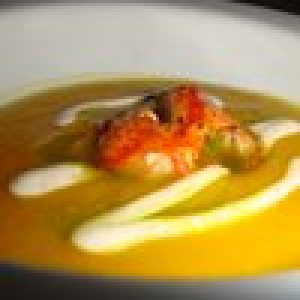
#> input picture webroot/img/Ms.jpg, 100 x 100 px (shown 3 times larger)
$ python -i compare_images.py   (imports and definitions only)   (older library calls are emulated)
#> lines starting #> are read from the running program, lines starting #| are printed output that depends on the picture
#> further down, picture is the input picture: PIL image 100x100 RGB; mean R, G, B 179, 146.1, 81.2
import cv2
from PIL import Image
import urllib
import numpy as np


def get_calcHist(hsv):
    return cv2.calcHist( [hsv], [0, 1], None, [180, 256], [0, 180, 0, 256] )


# [74 lines left out: functions url_to_image, compare_two_images_a, get_thumbnail, compare_two_images_c, compare_two_images_b, hamming_distance, not called in this run]


def dhash(image, hash_size = 100):
    # Grayscale and shrink the image in one step.
#> called with hash_size = 100
    image = image.convert('L').resize(
        (hash_size + 1, hash_size),
        Image.ANTIALIAS,
    )
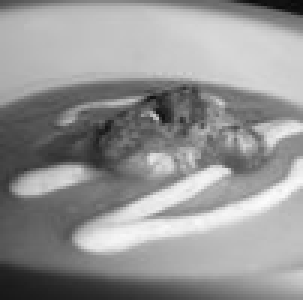
#> image: PIL image 101x100 L (shown 3 times larger); min 10, max 252, mean 148.5

    pixels = list(image.getdata())
#> pixels = 10100 values, max 252 at index 6458, min 10 at index 97, mean 148.5

    # Compare adjacent pixels.
    difference = []
    for row in xrange(hash_size):
        for col in xrange(hash_size):
            pixel_left = image.getpixel((col, row))
            pixel_right = image.getpixel((col + 1, row))
            difference.append(pixel_left > pixel_right)
#> after the loop, difference = 10000 items, first 6: False, False, False, False, False, False

    # Convert the binary array to a hexadecimal string.
    decimal_value = 0
    hex_string = []
    for index, value in enumerate(difference):
        if value:
            decimal_value += 2**(index % 8)
        if (index % 8) == 7:
            hex_string.append(hex(decimal_value)[2:].rjust(2, '0'))
            decimal_value = 0
#> this loop made 10000 passes
#> value on passes 8, 16, 24, 32, 40, 41, 42, 43, 45, 46, 48, 49: False, False, False, False, True, True, True, True, True, True, True, True
#> after the loop, hex_string = 1250 items, first 6: '00', '00', '00', '00', '80', 'b7'

    return ''.join(hex_string)

>>> from PIL import Image
>>> picture = Image.open('../../../webroot/img/Ms.jpg')
>>> result = dhash(picture)

$ run again, on webroot/img/Photodune-788574-home-of-your-dreams-m-880x440.jpg
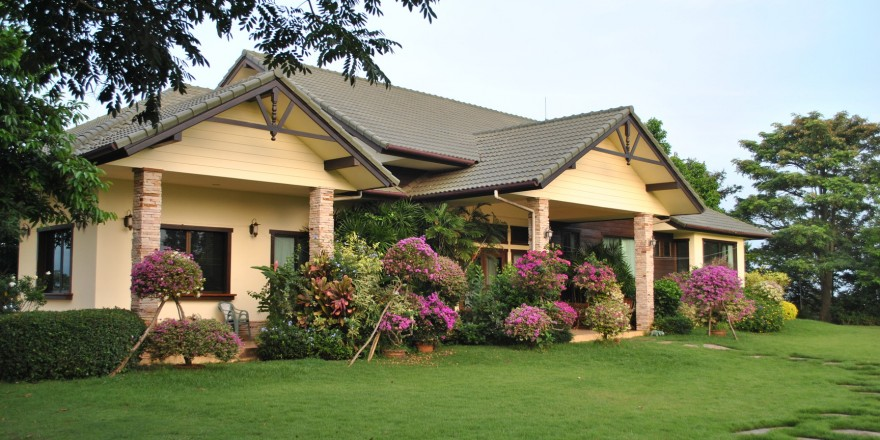
#> input picture webroot/img/Photodune-788574-home-of-your-dreams-m-880x440.jpg, 880 x 440 px
#> picture is the input picture: PIL image 880x440 RGB; mean R, G, B 126.2, 129.8, 103.3
#> in dhash, `image = image.convert('L').resize( (hash_size + 1, hash_size), Image.A..`:
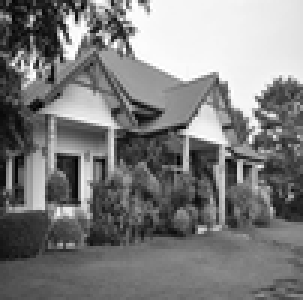
#> image: PIL image 101x100 L (shown 3 times larger); min 0, max 255, mean 125.7
#> pixels = 10100 values, max 255 at index 146, min 0 at index 229, mean 125.7
#> after the loop in dhash, `for row in xrange(hash_size):`: difference = 10000 items, first 6: True, False, True, True, False, False
#> the loop in dhash, `for index, value in enumerate(difference):` made 10000 passes
#> value on passes 1, 3, 4, 8, 10, 12, 16, 19: True, True, True, True, True, True, True, True
#> after the loop in dhash, `for index, value in enumerate(difference):`: hex_string = 1250 items, first 6: '8d', '8a', '7c', '0c', '5e', '72'
